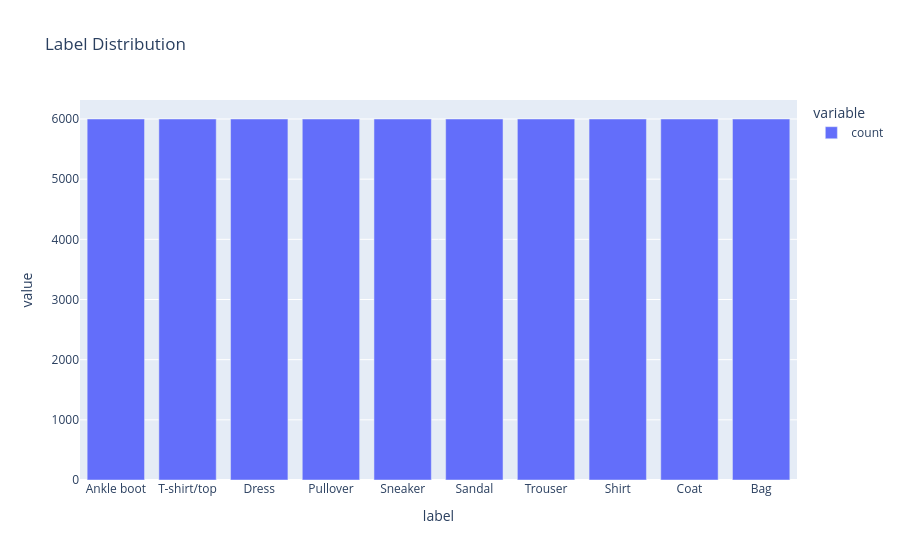

The cell this chart's notebook holds for it:
### Markdown cell above
### Problem 1c: Visualizing Label Distribution [**MANUAL**]

One of the strengths of `pandas` is its ability to quickly generate visualizations of data. This is particularly useful for understanding the distribution of your dataset. In this task, we will use `pandas`' built-in plotting functions to create a visualization of the label distribution in our `DataFrame`.

#### Why Visualize Label Distribution?

Visualizing the label distribution helps us:
- Understand the balance of classes in the dataset.
- Identify any potential biases or imbalances that could affect model performance.
- Gain insights into the dataset before proceeding with further analysis.

**Task:**
1. Use the `pandas` [built-in plotting functions](https://pandas.pydata.org/pandas-docs/stable/user_guide/visualization.html) to create a histogram of the label distribution. (x-axis is the class label and y axis is the sample count)
2. Ensure the chart is clear and labeled appropriately for easy interpretation.
3. **Add your chart to Question 1c in your HW1 Writeup**.

### Code cell
# Plotting library to use, default is matplotlib but plotly has more functionality
pd.options.plotting.backend = "plotly" 

# TODO: Plot a histogram of the labels in the DataFrame `df` using the DataFrame's built-in plotting functions (this should be 1 line)
df["label"].value_counts().plot(kind="bar", title="Label Distribution", labels={"x": "Class Label", "y": "Sample Count"})

### Figure 1 — Plotly figure (JSON) as saved in the notebook; plotly's stock layout.template omitted (floating-point values rounded to 4 significant figures)
{"data": [{"hovertemplate": "variable=count<br>label=%{x}<br>value=%{y}<extra></extra>", "orientation": "v", "type": "bar", "legendgroup": "count", "yaxis": "y", "marker": {"color": "#636efa", "pattern": {"shape": ""}}, "y": [6000, 6000, 6000, 6000, 6000, 6000, 6000, 6000, 6000, 6000], "x": ["Ankle boot", "T-shirt/top", "Dress", "Pullover", "Sneaker", "Sandal", "Trouser", "Shirt", "Coat", "Bag"], "textposition": "auto", "xaxis": "x", "showlegend": true, "name": "count"}], "layout": {"barmode": "relative", "legend": {"title": {"text": "variable"}, "tracegroupgap": 0.0}, "xaxis": {"title": {"text": "label"}, "anchor": "y", "domain": [0.0, 1.0]}, "title": {"text": "Label Distribution"}, "yaxis": {"title": {"text": "value"}, "anchor": "x", "domain": [0.0, 1.0]}}}
